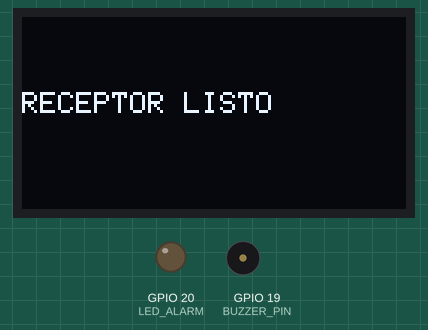
Simulated run of this sketch. Board: ESP32. Parts: 128×64 one-colour display, output pins drawn as LEDs (lit = HIGH), buzzer (waves = sounding, pin HIGH). WiFi joins after 1.5 s; servers stay silent unless stated; what the sketch prints to the serial monitor is not drawn.

Above: at 2.1 s.

The sketch:

exit_receiver.ino
```cpp
/*
  Autonomous IoT Monitoring — V1 exit receiver
  Portfolio-safe historical snapshot.

  Wi-Fi and Arduino IoT Cloud credentials/device identifiers have been
  replaced with placeholders. Do not commit real credentials.
*/

#include <WiFi.h>
#include <ArduinoIoTCloud.h>
#include <Arduino_ConnectionHandler.h>

#include <esp_now.h>
#include <esp_wifi.h>

#include <Wire.h>
#include <Adafruit_GFX.h>
#include <Adafruit_SSD1306.h>
#include <Adafruit_PN532.h>

// SANITIZED ARDUINO CLOUD / WI-FI CONFIGURATION
const char SSID_WIFI[]         = "YOUR_WIFI_SSID";
const char PASS_WIFI[]         = "YOUR_WIFI_PASSWORD";
const char DEVICE_LOGIN_NAME[] = "YOUR_DEVICE_LOGIN_NAME";
const char DEVICE_KEY[]        = "YOUR_DEVICE_SECRET_KEY";

WiFiConnectionHandler ArduinoIoTPreferredConnection(SSID_WIFI, PASS_WIFI);

// CLOUD VARIABLES
float rssiPuerta;
bool alarmaPuerta;
String estadoPuerta;

// OLED
#define SCREEN_WIDTH 128
#define SCREEN_HEIGHT 64

Adafruit_SSD1306 display(SCREEN_WIDTH, SCREEN_HEIGHT, &Wire, -1);

void oledMensaje(const char* txt) {
  display.clearDisplay();
  display.setTextSize(1);
  display.setTextColor(SSD1306_WHITE);
  display.setCursor(0, 25);
  display.println(txt);
  display.display();
}

// PN532
#define SDA_PIN 7
#define SCL_PIN 6

Adafruit_PN532 nfc(SDA_PIN, SCL_PIN);

// PINS
#define LED_ALARM 20
#define BUZZER_PIN 19

// RSSI
const int PUNTO_ALARMA_PUERTA = -65;

float rssiFiltrado = -84.0;
float alpha = 0.20;

bool alarmaActiva = false;

int contadorCerca = 0;
const int CONFIRMACION_RECEPTOR = 10;

// RFID
unsigned long ultimoRFID = 0;
const int BLOQUEO_RFID = 6000;

// RSSI RE-ARM BLOCK
bool bloqueoRSSI = false;
unsigned long tiempoDesbloqueo = 0;

// NON-BLOCKING ALARM CONTROL
unsigned long previoMilisAlarma = 0;
const long intervaloAlarma = 150;
bool estadoAlarma = LOW;

// CLOUD
void initProperties() {
  ArduinoCloud.setBoardId(DEVICE_LOGIN_NAME);
  ArduinoCloud.setSecretDeviceKey(DEVICE_KEY);

  ArduinoCloud.addProperty(rssiPuerta, READ, 1 * SECONDS, NULL);
  ArduinoCloud.addProperty(alarmaPuerta, READ, 1 * SECONDS, NULL);
  ArduinoCloud.addProperty(estadoPuerta, READ, 1 * SECONDS, NULL);
}

// ESP-NOW
void OnDataRecv(const esp_now_recv_info *info, const uint8_t *data, int len) {
  if (info && info->rx_ctrl) {
    int rssiReal = info->rx_ctrl->rssi;
    rssiFiltrado = (rssiReal * alpha) + (rssiFiltrado * (1.0 - alpha));
  }
}

void setup() {
  delay(2000);

  Serial.begin(115200);

  initProperties();
  ArduinoCloud.begin(ArduinoIoTPreferredConnection);
  setDebugMessageLevel(2);
  ArduinoCloud.printDebugInfo();

  pinMode(LED_ALARM, OUTPUT);
  pinMode(BUZZER_PIN, OUTPUT);

  Wire.begin(SDA_PIN, SCL_PIN);
  display.begin(SSD1306_SWITCHCAPVCC, 0x3C);
  oledMensaje("INICIANDO");

  WiFi.mode(WIFI_STA);
  WiFi.disconnect();

  esp_wifi_set_channel(1, WIFI_SECOND_CHAN_NONE);

  if (esp_now_init() != ESP_OK) {
    oledMensaje("ERROR ESPNOW");
    return;
  }

  esp_now_register_recv_cb(OnDataRecv);

  nfc.begin();

  uint32_t versiondata = nfc.getFirmwareVersion();

  if (!versiondata) {
    oledMensaje("PN532 ERROR");
  } else {
    nfc.SAMConfig();
  }

  oledMensaje("RECEPTOR LISTO");
}

void loop() {
  ArduinoCloud.update();
  unsigned long ahora = millis();

  if (bloqueoRSSI && ahora > tiempoDesbloqueo) {
    bloqueoRSSI = false;
    oledMensaje("SISTEMA ACTIVO");
  }

  if (!alarmaActiva && !bloqueoRSSI) {
    if (rssiFiltrado >= PUNTO_ALARMA_PUERTA) {
      contadorCerca++;

      if (contadorCerca >= CONFIRMACION_RECEPTOR) {
        alarmaActiva = true;
        oledMensaje("PACIENTE EN PUERTA");
      }
    } else {
      contadorCerca = 0;
    }
  }

  uint8_t uid[7];
  uint8_t uidLength;

  // Short RFID polling interval used by the V1 prototype.
  bool tarjeta = nfc.readPassiveTargetID(
    PN532_MIFARE_ISO14443A,
    uid,
    &uidLength,
    10
  );

  if (tarjeta) {
    if (ahora - ultimoRFID > BLOQUEO_RFID) {
      ultimoRFID = ahora;
      oledMensaje("TARJETA OK");

      if (alarmaActiva) {
        alarmaActiva = false;
        contadorCerca = 0;
        rssiFiltrado = -84.0;
        bloqueoRSSI = true;
        tiempoDesbloqueo = ahora + 6000;

        oledMensaje("ALARMA RESET");
      }
    }
  }

  // Alarm toggling without a delay in the main loop.
  if (alarmaActiva) {
    if (ahora - previoMilisAlarma >= intervaloAlarma) {
      previoMilisAlarma = ahora;
      estadoAlarma = !estadoAlarma;
      digitalWrite(LED_ALARM, estadoAlarma);
      digitalWrite(BUZZER_PIN, estadoAlarma);
    }
  } else {
    digitalWrite(LED_ALARM, LOW);
    digitalWrite(BUZZER_PIN, LOW);
  }

  rssiPuerta = rssiFiltrado;
  alarmaPuerta = alarmaActiva;

  if (alarmaActiva) {
    estadoPuerta = "ALERTA";
  } else {
    estadoPuerta = "NORMAL";
  }

  Serial.print("RSSI: ");
  Serial.println(rssiFiltrado, 1);
}
```
